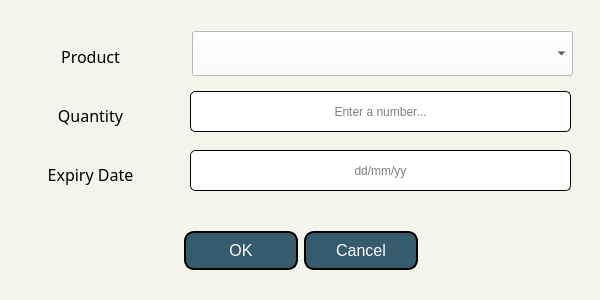
<?xml version="1.0" encoding="UTF-8"?>
<ui version="4.0">
 <class>AddPrExisting</class>
 <widget class="QDialog" name="AddPrExisting">
  <property name="geometry">
   <rect>
    <x>0</x>
    <y>0</y>
    <width>600</width>
    <height>300</height>
   </rect>
  </property>
  <property name="windowTitle">
   <string>Add Existing Product</string>
  </property>
  <property name="windowIcon">
   <iconset>
    <normaloff>img/econologo_bkgd 200.png</normaloff>img/econologo_bkgd 200.png</iconset>
  </property>
  <property name="styleSheet">
   <string notr="true">background-color: #f4f4ec;</string>
  </property>
  <widget class="QComboBox" name="cbProducts">
   <property name="geometry">
    <rect>
     <x>192</x>
     <y>31</y>
     <width>381</width>
     <height>45</height>
    </rect>
   </property>
   <property name="font">
    <font>
     <family>Century Gothic</family>
     <pointsize>12</pointsize>
    </font>
   </property>
   <property name="styleSheet">
    <string notr="true">background: white;
</string>
   </property>
  </widget>
  <widget class="QDialogButtonBox" name="buttonBox">
   <property name="geometry">
    <rect>
     <x>20</x>
     <y>220</y>
     <width>561</width>
     <height>61</height>
    </rect>
   </property>
   <property name="font">
    <font>
     <family>Century Gothic</family>
     <pointsize>12</pointsize>
    </font>
   </property>
   <property name="styleSheet">
    <string notr="true">QPushButton{
	background: #365b6d;
	color: white;
	border-style: outset;
	border-width: 2px;
	border-radius:10px;
	border-color: black;
	padding: 5px;
	height: 25px;
	width: 100px;
	font-size: 16px;
}
QPushButton:hover {
    background-color: #53786d;
	border: 2px solid black;
}
QPushButton:pressed {
    border-style: inset;
    background-color: #365b6d;
}</string>
   </property>
   <property name="orientation">
    <enum>Qt::Horizontal</enum>
   </property>
   <property name="standardButtons">
    <set>QDialogButtonBox::Cancel|QDialogButtonBox::Ok</set>
   </property>
   <property name="centerButtons">
    <bool>true</bool>
   </property>
  </widget>
  <widget class="QWidget" name="verticalLayoutWidget">
   <property name="geometry">
    <rect>
     <x>10</x>
     <y>30</y>
     <width>161</width>
     <height>171</height>
    </rect>
   </property>
   <layout class="QVBoxLayout" name="verticalLayout_2">
    <item>
     <widget class="QLabel" name="label_3">
      <property name="font">
       <font>
        <family>Century Gothic</family>
        <pointsize>12</pointsize>
       </font>
      </property>
      <property name="text">
       <string>Product</string>
      </property>
      <property name="alignment">
       <set>Qt::AlignCenter</set>
      </property>
     </widget>
    </item>
    <item>
     <widget class="QLabel" name="label_4">
      <property name="font">
       <font>
        <family>Century Gothic</family>
        <pointsize>12</pointsize>
       </font>
      </property>
      <property name="text">
       <string>Quantity</string>
      </property>
      <property name="alignment">
       <set>Qt::AlignCenter</set>
      </property>
     </widget>
    </item>
    <item>
     <widget class="QLabel" name="label">
      <property name="font">
       <font>
        <family>Century Gothic</family>
        <pointsize>12</pointsize>
       </font>
      </property>
      <property name="text">
       <string>Expiry Date</string>
      </property>
      <property name="alignment">
       <set>Qt::AlignCenter</set>
      </property>
     </widget>
    </item>
   </layout>
  </widget>
  <widget class="QLineEdit" name="teAmount">
   <property name="geometry">
    <rect>
     <x>190</x>
     <y>91</y>
     <width>381</width>
     <height>41</height>
    </rect>
   </property>
   <property name="styleSheet">
    <string notr="true">background: white;
border: 1px solid black;
border-radius: 5px;</string>
   </property>
   <property name="alignment">
    <set>Qt::AlignCenter</set>
   </property>
   <property name="placeholderText">
    <string>Enter a number...</string>
   </property>
  </widget>
  <widget class="QLineEdit" name="teExpDate">
   <property name="geometry">
    <rect>
     <x>190</x>
     <y>150</y>
     <width>381</width>
     <height>41</height>
    </rect>
   </property>
   <property name="styleSheet">
    <string notr="true">background: white;
border: 1px solid black;
border-radius: 5px;</string>
   </property>
   <property name="alignment">
    <set>Qt::AlignCenter</set>
   </property>
   <property name="placeholderText">
    <string>dd/mm/yy</string>
   </property>
  </widget>
 </widget>
 <resources/>
 <connections/>
</ui>
